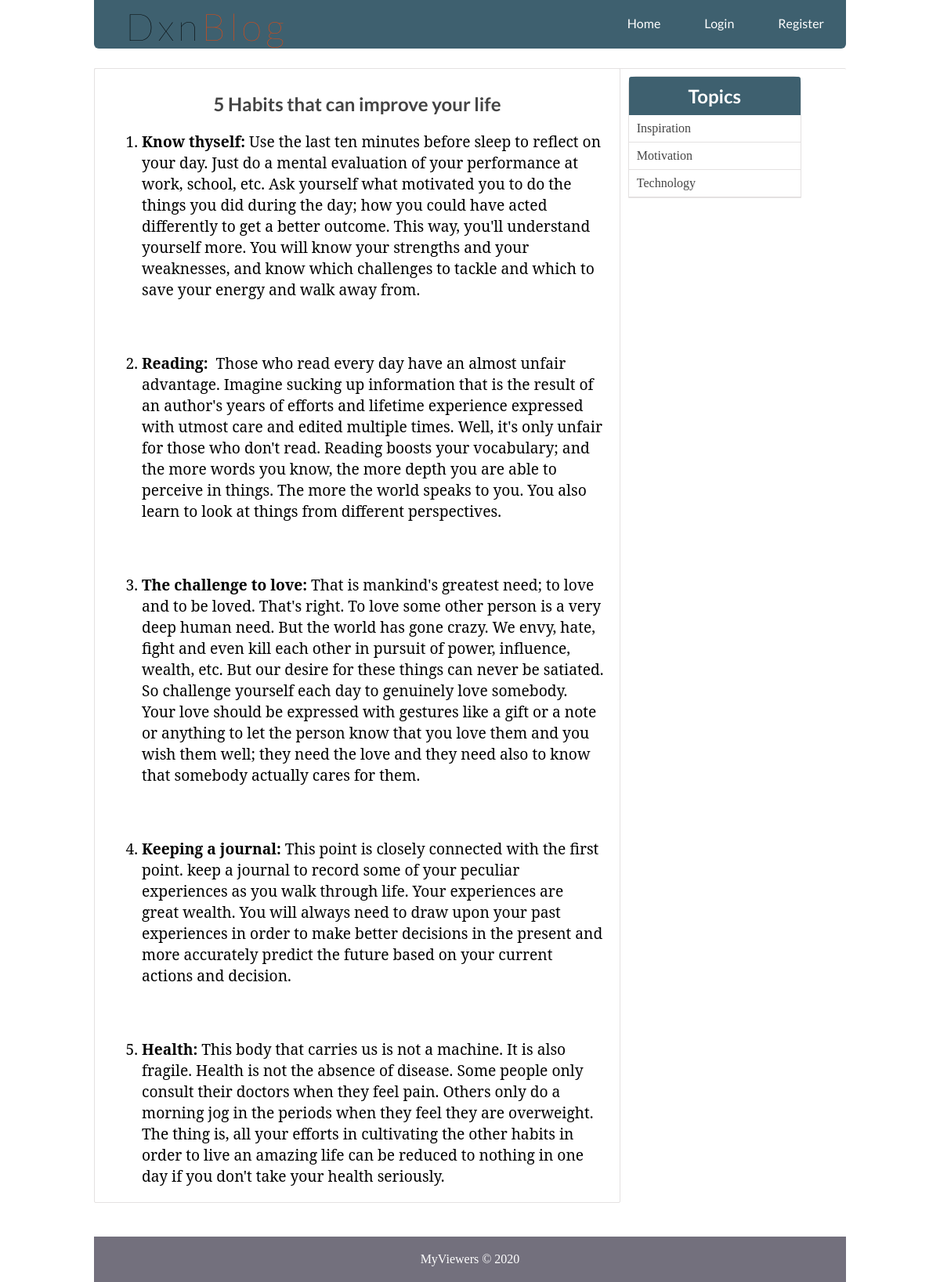
The app's page /single_post.php?post-slug=5-habits-that-can-improve-your-life with its own data.
### tables this page shows
CREATE TABLE `posts` (
  `id` int(11) NOT NULL,
  `user_id` int(11) DEFAULT NULL,
  `title` varchar(255) NOT NULL,
  `slug` varchar(255) NOT NULL,
  `views` int(11) NOT NULL DEFAULT '0',
  `image` varchar(255) NOT NULL,
  `body` text NOT NULL,
  `published` tinyint(1) NOT NULL,
  `created_at` timestamp NOT NULL DEFAULT CURRENT_TIMESTAMP ON UPDATE CURRENT_TIMESTAMP,
  `updated_at` timestamp NOT NULL DEFAULT '0000-00-00 00:00:00'
);

CREATE TABLE `topics` (
  `id` int(11) NOT NULL,
  `name` varchar(255) NOT NULL,
  `slug` varchar(255) NOT NULL
);

### includes/public_functions.php (called while the page is built, shortened)
<?php
function getPostTopic($post_id){
	global $conn;
	$sql = "SELECT * FROM topics WHERE id=
			(SELECT topic_id FROM post_topic WHERE post_id=$post_id LIMIT 1) LIMIT 1";
	$result = mysqli_query($conn, $sql);
	$topic = mysqli_fetch_assoc($result);
	return $topic;
}
function getPost($slug){
	global $conn;
	$post_slug = $_GET['post-slug'];
	$sql = "SELECT * FROM posts WHERE slug='$post_slug' AND published=true";
	$result = mysqli_query($conn, $sql);
	$post = mysqli_fetch_assoc($result);
	$post['topic'] = getPostTopic($post['id']);
	return $post;
}
function getAllTopics()
{
	global $conn;
	$sql = "SELECT * FROM topics";
	$result = mysqli_query($conn, $sql);
	$topics = mysqli_fetch_all($result, MYSQLI_ASSOC);
	return $topics;
}
?>

### single_post.php (the view, shortened to what this page needs)
<?php  include('config.php'); ?>
<?php  include('includes/public_functions.php'); ?>
<?php
	if (isset($_GET['post-slug'])) {
		$post = getPost($_GET['post-slug']);
	}
	$topics = getAllTopics();
?>
<?php include('includes/head-section.php'); ?>
</head>
<body>
<div class="container">
		<?php include( ROOT_PATH . '/includes/navibar.php'); ?>
	<div class="content" >
		<div class="post-wrapper">
			<div class="full-post-div">
			<?php if ($post['published'] == false): ?>
				<h2 class="post-title">Sorry... This post has not been published</h2>
			<?php else: ?>
				<h2 class="post-title"><?php echo $post['title']; ?></h2>
				<div class="post-body-div">
					<?php echo html_entity_decode($post['body']); ?>
				</div>
			<?php endif ?>
			</div>
		</div>
		<div class="post-sidebar">
			<div class="card">
				<div class="card-header">
					<h2>Topics</h2>
				</div>
				<div class="card-content">
					<?php foreach ($topics as $topic): ?>
						<a
							href="<?php echo BASE_URL . 'filtered_posts.php?topic=' . $topic['id'] ?>">
							<?php echo $topic['name']; ?>
						</a>
					<?php endforeach ?>
				</div>
			</div>
		</div>
		<div class="post-comments">
			</div>
	</div>
</div>
<?php include( ROOT_PATH . '/includes/footer.php'); ?>

### static/css/style.css (style rules this page uses)
* { margin: 0px; padding: 0px; }
html { height: 100%; box-sizing: border-box; }
body { position: relative; margin: 0; padding-bottom: 6rem; min-height: 100%; }
h1, h2, h3, h4, h5, h6 { color: #444; font-family: 'Lato', sans-serif; }
a { text-decoration: none; }
ul, ol { margin-left: 40px; }
.container { width: 80%; margin: 0px auto; }
.content { margin: 5px auto; border-radius: 5px; min-height: 400px; }
.content:after { content: ""; display: block; clear: both; }
.content .post-wrapper { width: 70%; float: left; min-height: 250px; }
.full-post-div { min-height: 300px; padding: 20px; border: 1px solid #e4e1e1; border-radius: 2px; }
.full-post-div h2.post-title { margin: 10px auto 20px; text-align: center; }
.post-body-div { font-family: 'Noto Serif', serif; font-size: 1.2em; }
.post-body-div p { margin:20px 0px; }
.post-sidebar { width: 24%; float: left; margin-left: 5px; min-height: 400px; }
.content .post-comments { margin-top: 25px; border-radius: 2px; border-top: 1px solid #e4e1e1; padding: 10px; }
.post-sidebar .card { width: 95%; margin: 10px auto; border: 1px solid #e4e1e1; border-radius: 10px 10px 0px 0px; }
.post-sidebar .card .card-header { padding: 10px; text-align: center; border-radius: 3px 3px 0px 0px; background: #3E606F; }
.post-sidebar .card .card-header h2 { color: white; }
.post-sidebar .card .card-content a { display: block; box-sizing: border-box; padding: 8px 10px; border-bottom: 1px solid #e4e1e1; color: #444; }

### records on screen
posts: title "5 Habits that can improve your life", body "Know thyself: Use the last ten minutes before sleep to reflect on your day. Just do a mental evaluation of your performance at work, school, etc. Ask yourself what motivated you to do the things you did during the day; how you could have acted differently to get a better outcome. This way, you'll understand yourself more. You will know your strengths and your weaknesses, and know which challenges to tackle and which to save your energy and walk away from. Reading: Those who read every day have an almost unfair advantage. Imagine sucking up information that is the result of an author's years of efforts and lifetime experience expressed with utmost care and edited multiple times. Well, it's…"
topics: name "Inspiration"
topics: name "Motivation"
topics: name "Technology"
